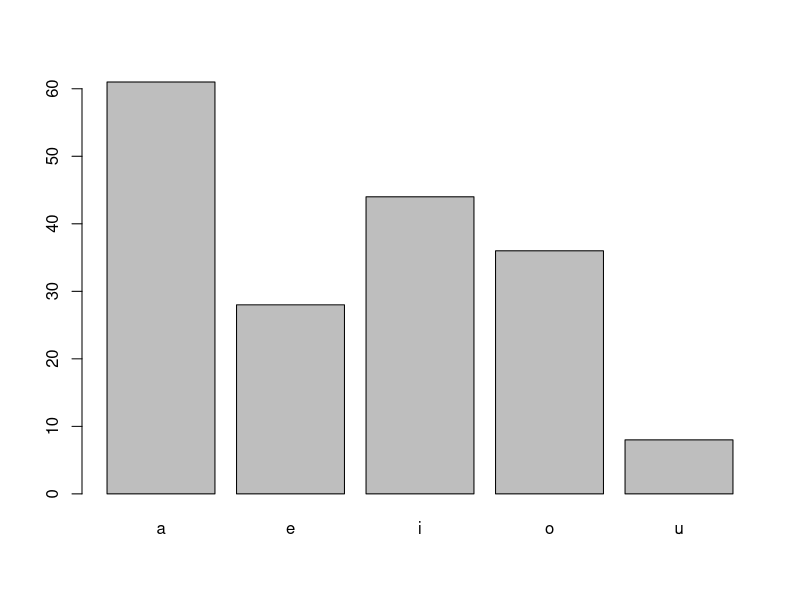

Reproduce this figure in R.
#1. How many vowels are there in the names of USA States?

StateName <- state.name

StateNameL <- tolower(strsplit(paste(StateName,collapse = ""),"")[[1]])
vwlCount <- StateNameL[StateNameL %in% c("a","e","i","o","u")]

length(vwlCount)

#2. Visualize the vowels distribution
table(vwlCount)
vwlCountV <- table(vwlCount)

barplot(table(vwlCount))
